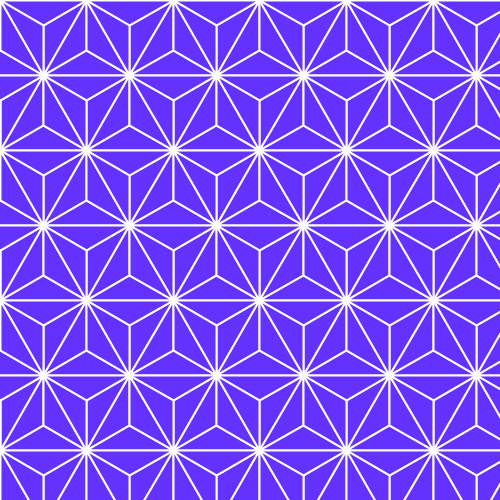
Frame 1 (no input)
Frame 60 (the mouse pressed at the canvas centre just before this capture): identical to frame 1, image omitted
Frame 120 (the mouse held since frame 60 and released just before this capture): identical to frame 1, image omitted

The Processing sketch that drew this single still picture (run headless with seeded random() and noise(); from frame 60 on, the mouse is pressed at the canvas centre):

// Processing sketch: Hemp_leaf
// ── Hemp_leaf.pde
float r = 50;
int ni, nj;

void setup(){
  size(500, 500);
  ni = int(width/(r*sqrt(3)/2))+2;
  nj = int(height/(r/2*3))+1;
  stroke(255);
  strokeWeight(2);
  fill(100, 50, 255);
  for(int i=0; i<ni; i++){
    for(int j=0; j<nj; j++){
      int sign = 1;
      float off = r/4;
      if(i%2==1 )sign = -sign;
      if(j%2==1 )sign = -sign;
      drawUnit(new PVector(i*r*sqrt(3)/2, j*r/2*3+r/4*3+off*sign), r, sign);
    }
  }
}

void draw(){
  
}

void drawUnit(PVector origin, float r, int sign){
  PVector A = new PVector(origin.x, origin.y-r*sign);
  PVector B = new PVector(origin.x-r/2*sqrt(3)*sign, origin.y+r/2*sign);
  PVector C = new PVector(origin.x+r/2*sqrt(3)*sign, origin.y+r/2*sign);
  triangle(origin.x, origin.y, A.x, A.y, B.x, B.y);
  triangle(origin.x, origin.y, B.x, B.y, C.x, C.y);
  triangle(origin.x, origin.y, C.x, C.y, A.x, A.y);
}
